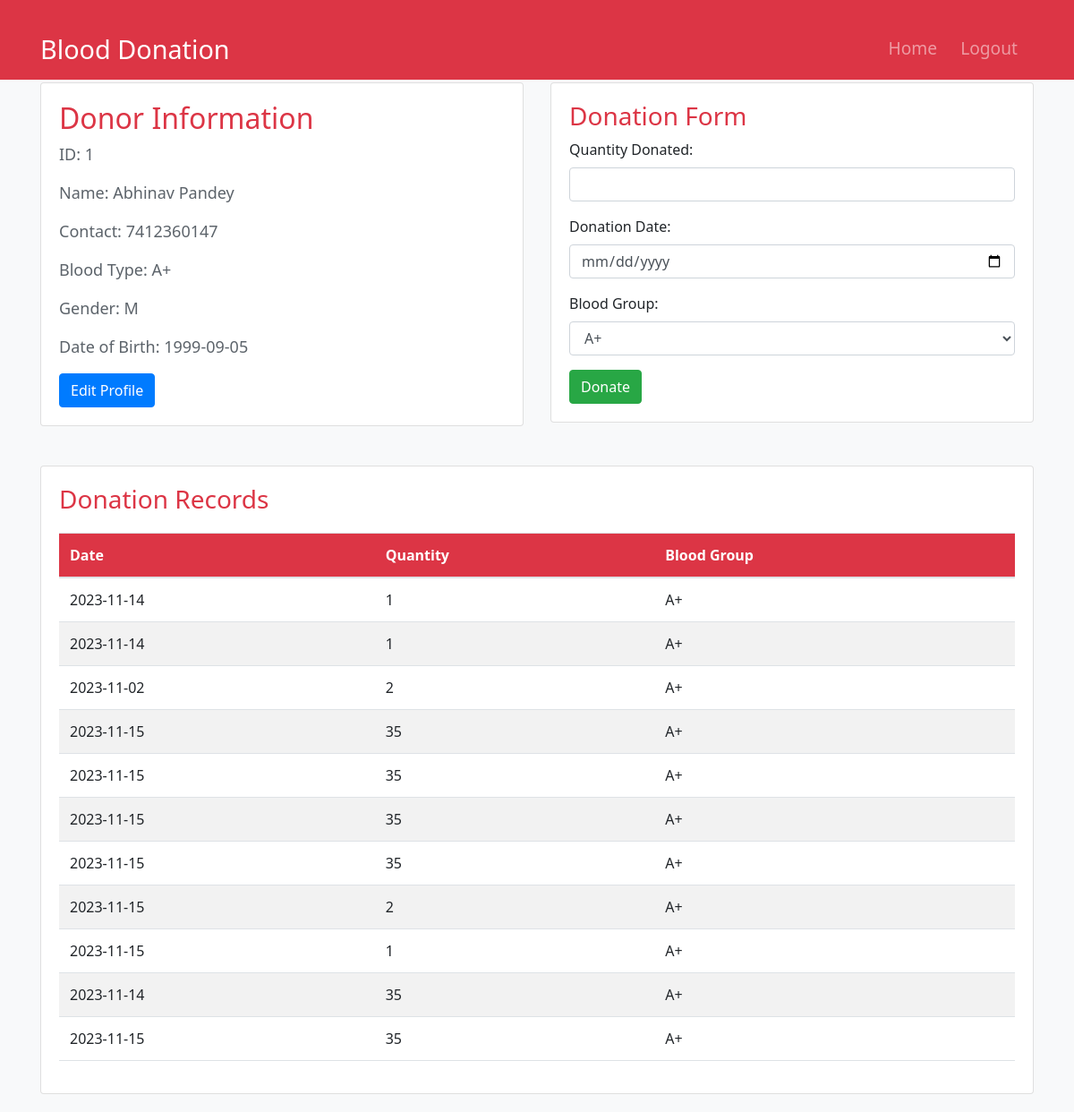
The app's page /donor_dashboard (signed in) with its own data.
### app.py (models this page shows)
class User(db.Model):
    id = db.Column(db.Integer, primary_key=True)
    username = db.Column(db.String(20), unique=True, nullable=False)
    email = db.Column(db.String(120), unique=True, nullable=False)
    password = db.Column(db.String(60), nullable=False)
    full_name = db.Column(db.String(50), nullable=True)
    gender = db.Column(db.String(10))
    date_of_birth = db.Column(db.Date)
    contact_details = db.Column(db.String(20))
    address = db.Column(db.String(100))
    blood_type = db.Column(db.String(5))
    medical_history = db.Column(db.Text)
    eligibility_for_donation = db.Column(db.Boolean, default=True)
    donations = db.relationship('DonationRecord', backref='user', lazy=True)

class D_record(db.Model):
    id = db.Column(db.Integer, primary_key=True)
    user_id = db.Column(db.Integer, db.ForeignKey('user.id'), nullable=False)
    donation_date = db.Column(db.Date, nullable=False, default='2000-01-01')
    quantity = db.Column(db.Integer, nullable=False)
    blood_group = db.Column(db.String(5), nullable=False)

### app.py (the view)
@app.route('/donor_dashboard')
def donor_dashboard():
    user_id = session.get('user_id')
    if user_id:
        donor = User.query.get(user_id)
        donation_records = D_record.query.filter_by(user_id=user_id).all()
        return render_template('donor_dashboard.html', donor=donor, donation_records=donation_records)
    else:
        flash('You need to log in as a donor.', 'danger')
        return redirect(url_for('login'))

### templates/donor_dashboard.html (shortened to what this page needs)
<!DOCTYPE html>
<html lang="en">
<head>
    <link rel="stylesheet" href="https://stackpath.bootstrapcdn.com/bootstrap/4.3.1/css/bootstrap.min.css">
</head>
<body>
<nav class="navbar navbar-expand-lg navbar-dark fixed-top mb-10">
    <div class="container">
        <a class="navbar-brand" href="#">Blood Donation</a>
        <div class="collapse navbar-collapse" id="navbarNav">
            <ul class="navbar-nav ml-auto">
                <li class="nav-item">
                    <a class="nav-link" href="{{ url_for('index') }}">Home</a>
                </li>
                <li class="nav-item">
                    <a class="nav-link" href="{{ url_for('logout') }}">Logout</a>
                </li>
            </ul>
        </div>
    </div>
</nav>
<br><br><br>
<div class="container">
    <div class="row">
        <div class="col-md-6">
            <div class="card">
                <div class="card-body">
                    <h2>Donor Information</h2>
                    <p style="font-size: 18px;">ID: {{ donor.id }}</p>
                    <p style="font-size: 18px;">Name: {{ donor.full_name }}</p>
                    <p style="font-size: 18px;">Contact: {{ donor.contact_details }}</p>
                    <p style="font-size: 18px;">Blood Type: {{ donor.blood_type }}</p>
                    <p style="font-size: 18px;">Gender: {{ donor.gender }}</p>
                    <p style="font-size: 18px;">Date of Birth: {{ donor.date_of_birth }}</p>
                    <a href="{{ url_for('edit_profile', donor_id=donor.id) }}" class="btn btn-primary">Edit Profile</a>
                </div>
            </div>
        </div>
        <div class="col-md-6">
            <div class="card">
                <div class="card-body">
                    <h3>Donation Form</h3>
                    <form action="{{ url_for('donate') }}" method="post">
                        <div class="form-group">
                            <label for="quantity">Quantity Donated:</label>
                            <input type="number" class="form-control" id="quantity" name="quantity" required>
                        </div>
                        <div class="form-group">
                            <label for="donation_date">Donation Date:</label>
                            <input type="date" class="form-control" id="donation_date" name="donation_date" required>
                        </div>
                        <div class="form-group">
                            <label for="blood_group">Blood Group:</label>
                            <select id="blood_group" name="blood_group" class="form-control" required>
                                <option value="{{ donor.blood_type }}">{{ donor.blood_type }}</option>
                            </select>
                        </div>
                        <button type="submit" class="btn btn-success">Donate</button>
                    </form>
                </div>
            </div>
        </div>
    </div>
    <div class="card mt-4">
        <div class="card-body">
            <h3>Donation Records</h3>
            <table class="table">
                <thead>
                    <tr>
                        <th onclick="sortTable(0)">Date</th>
                        <th onclick="sortTable(1)">Quantity</th>
                        <th onclick="sortTable(2)">Blood Group</th>
                    </tr>
                </thead>
                <tbody>
                    {% for record in donation_records %}
                        <tr>
                            <td>{{ record.donation_date }}</td>
                            <td>{{ record.quantity }}</td>
                            <td>{{ donor.blood_type }}</td>
                        </tr>
                    {% endfor %}
                </tbody>
            </table>
        </div>
    </div>
</div>
</body>
</html>

### templates/donor_dashboard.html (style rules this page uses)
body { background-color: #f8f9fa; font-family: 'Segoe UI', Tahoma, Geneva, Verdana, sans-serif; }
.navbar { background-color: #dc3545; margin-bottom: 20px; }
.navbar-brand { font-size: 1.8rem; }
.navbar-nav .nav-item .nav-link { font-size: 1.2rem; margin-right: 10px; }
.container { margin-top: 20px; }
.card { margin-bottom: 20px; }
h2, h3 { color: #dc3545; }
p { color: #5c636a; }
.btn-primary { background-color: #007bff; border-color: #007bff; }
.btn-success { background-color: #28a745; border-color: #28a745; }
table { width: 100%; margin-top: 20px; border-collapse: collapse; }
th, td { padding: 15px; text-align: left; border-bottom: 1px solid #dee2e6; }
th { background-color: #dc3545; color: #ffffff; }
tr:nth-child(even) { background-color: #f2f2f2; }

### records on screen
User: id "1", full_name "Abhinav Pandey", contact_details "7412360147", blood_type "A+", gender "M", date_of_birth "1999-09-05", blood_group "A+"
D_record: donation_date "2023-11-14", quantity "1"
D_record: donation_date "2023-11-14", quantity "1"
D_record: donation_date "2023-11-02", quantity "2"
D_record: donation_date "2023-11-15", quantity "35"
D_record: donation_date "2023-11-15", quantity "35"
D_record: donation_date "2023-11-15", quantity "35"
D_record: donation_date "2023-11-15", quantity "35"
D_record: donation_date "2023-11-15", quantity "2"
D_record: donation_date "2023-11-15", quantity "1"
D_record: donation_date "2023-11-14", quantity "35"
D_record: donation_date "2023-11-15", quantity "35"
